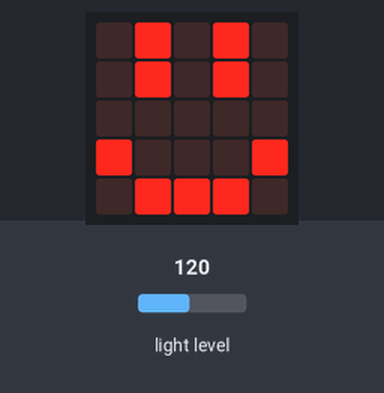
Simulated run of this program. Board: BBC micro:bit (MakeCode). On the bench: the board's 5×5 LED display. The inputs (shaded band) are chosen by the test bench; at power-on: light level 120. No radio messages arrive unless stated (any console line starting 'radio sent:' is added by the test bench); what the program prints to the serial console is not drawn.

Above: at 1.2 s.
1.3 s: light level set to 12
2.8 s: light level set to 9
At 3.9 s:
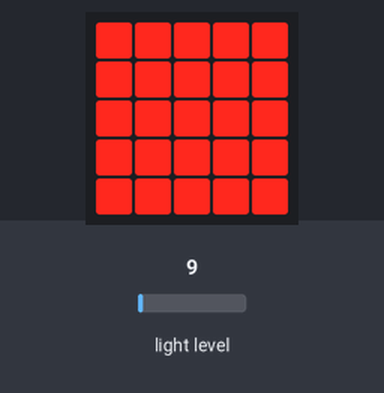
4.4 s: light level set to 64
At 5.7 s:
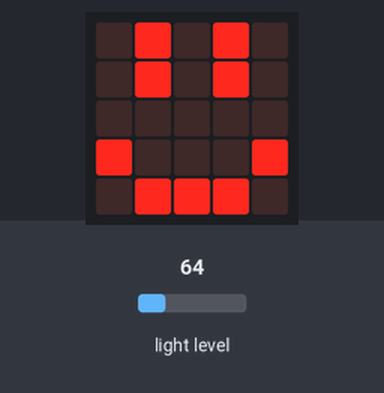
6.1 s: light level set to 5
At 7.5 s:
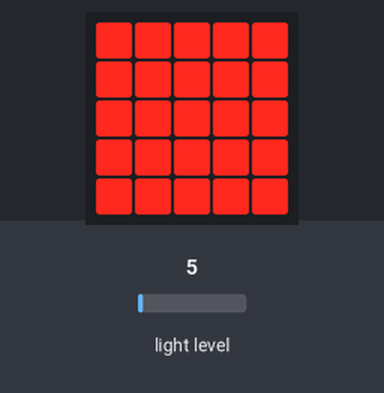
Timing chart, 0 to 8.8 s (numbered marks = the images above; inputs shaded):
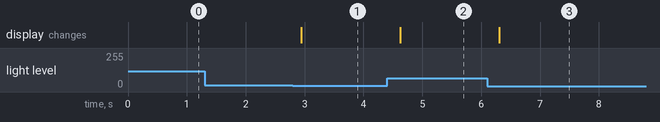

Measured:
- the behaviour switches between 11 and 10 on light level (found by bisection; images 0 and 1)
- after the input at 1.3 s, every drawn part: stays the same
- after the input at 2.8 s, the display: changes after 0.14 s (image 1)
- after the input at 4.4 s, the display: changes after 0.22 s (image 2)
- after the input at 6.1 s, the display: changes after 0.20 s (image 3)

The program:

main.ts
```typescript
radio.setGroup(123)
let KK = 0
basic.forever(function () {
    if (input.lightLevel() > 10) {
        basic.showLeds(`
            . # . # .
            . # . # .
            . . . . .
            # . . . #
            . # # # .
            `)
        if (KK == 0) {
            radio.sendString("A2")
            KK = 5
        }
    } else {
        basic.showLeds(`
            # # # # #
            # # # # #
            # # # # #
            # # # # #
            # # # # #
            `)
    }
})
```

test.ts
```typescript
// 테스트는 여기로 이동합니다; 이 패키지가 확장으로 사용될 때 컴파일되지 않을 것 입니다.
```
